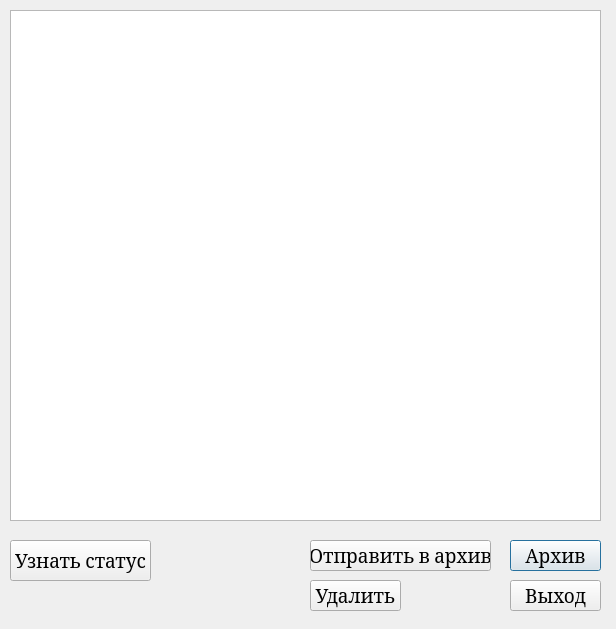
<?xml version="1.0" encoding="UTF-8"?>
<ui version="4.0">
 <class>sended_letters</class>
 <widget class="QDialog" name="sended_letters">
  <property name="geometry">
   <rect>
    <x>0</x>
    <y>0</y>
    <width>616</width>
    <height>629</height>
   </rect>
  </property>
  <property name="windowTitle">
   <string>Отправленные письма</string>
  </property>
  <widget class="QTableWidget" name="table_sended">
   <property name="geometry">
    <rect>
     <x>10</x>
     <y>10</y>
     <width>591</width>
     <height>511</height>
    </rect>
   </property>
  </widget>
  <widget class="QPushButton" name="pushButton_archive">
   <property name="geometry">
    <rect>
     <x>510</x>
     <y>540</y>
     <width>91</width>
     <height>31</height>
    </rect>
   </property>
   <property name="font">
    <font>
     <family>Cambria</family>
     <pointsize>14</pointsize>
    </font>
   </property>
   <property name="text">
    <string>Архив</string>
   </property>
  </widget>
  <widget class="QPushButton" name="pushButton_status">
   <property name="geometry">
    <rect>
     <x>10</x>
     <y>540</y>
     <width>141</width>
     <height>41</height>
    </rect>
   </property>
   <property name="font">
    <font>
     <family>Cambria</family>
     <pointsize>14</pointsize>
    </font>
   </property>
   <property name="text">
    <string>Узнать статус</string>
   </property>
  </widget>
  <widget class="QPushButton" name="pushButton_exit">
   <property name="geometry">
    <rect>
     <x>510</x>
     <y>580</y>
     <width>91</width>
     <height>31</height>
    </rect>
   </property>
   <property name="font">
    <font>
     <family>Cambria</family>
     <pointsize>14</pointsize>
    </font>
   </property>
   <property name="text">
    <string>Выход</string>
   </property>
  </widget>
  <widget class="QPushButton" name="pushButton_send_to_archive">
   <property name="geometry">
    <rect>
     <x>310</x>
     <y>540</y>
     <width>181</width>
     <height>31</height>
    </rect>
   </property>
   <property name="font">
    <font>
     <family>Cambria</family>
     <pointsize>14</pointsize>
    </font>
   </property>
   <property name="text">
    <string>Отправить в архив</string>
   </property>
  </widget>
  <widget class="QPushButton" name="pushButton_delete">
   <property name="geometry">
    <rect>
     <x>310</x>
     <y>580</y>
     <width>91</width>
     <height>31</height>
    </rect>
   </property>
   <property name="font">
    <font>
     <family>Cambria</family>
     <pointsize>14</pointsize>
    </font>
   </property>
   <property name="text">
    <string>Удалить</string>
   </property>
  </widget>
 </widget>
 <resources/>
 <connections/>
</ui>
